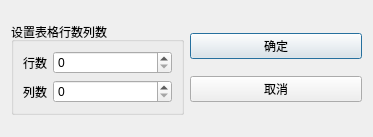
<?xml version="1.0" encoding="UTF-8"?>
<ui version="4.0">
 <class>sizeDialog</class>
 <widget class="QDialog" name="sizeDialog">
  <property name="geometry">
   <rect>
    <x>0</x>
    <y>0</y>
    <width>373</width>
    <height>137</height>
   </rect>
  </property>
  <property name="windowTitle">
   <string>设置表格行数和列数</string>
  </property>
  <layout class="QGridLayout" name="gridLayout">
   <item row="0" column="0">
    <layout class="QHBoxLayout" name="horizontalLayout">
     <item>
      <widget class="QGroupBox" name="groupBox">
       <property name="title">
        <string>设置表格行数列数</string>
       </property>
       <layout class="QFormLayout" name="formLayout">
        <item row="0" column="0">
         <widget class="QLabel" name="label">
          <property name="text">
           <string>行数</string>
          </property>
         </widget>
        </item>
        <item row="0" column="1">
         <widget class="QSpinBox" name="spinRow"/>
        </item>
        <item row="1" column="0">
         <widget class="QLabel" name="label_2">
          <property name="text">
           <string>列数</string>
          </property>
         </widget>
        </item>
        <item row="1" column="1">
         <widget class="QSpinBox" name="spinColumn"/>
        </item>
       </layout>
      </widget>
     </item>
     <item>
      <layout class="QVBoxLayout" name="verticalLayout">
       <item>
        <widget class="QPushButton" name="btnOK">
         <property name="text">
          <string>确定</string>
         </property>
        </widget>
       </item>
       <item>
        <widget class="QPushButton" name="btnCancel">
         <property name="text">
          <string>取消</string>
         </property>
        </widget>
       </item>
      </layout>
     </item>
    </layout>
   </item>
  </layout>
 </widget>
 <resources/>
 <connections/>
</ui>
